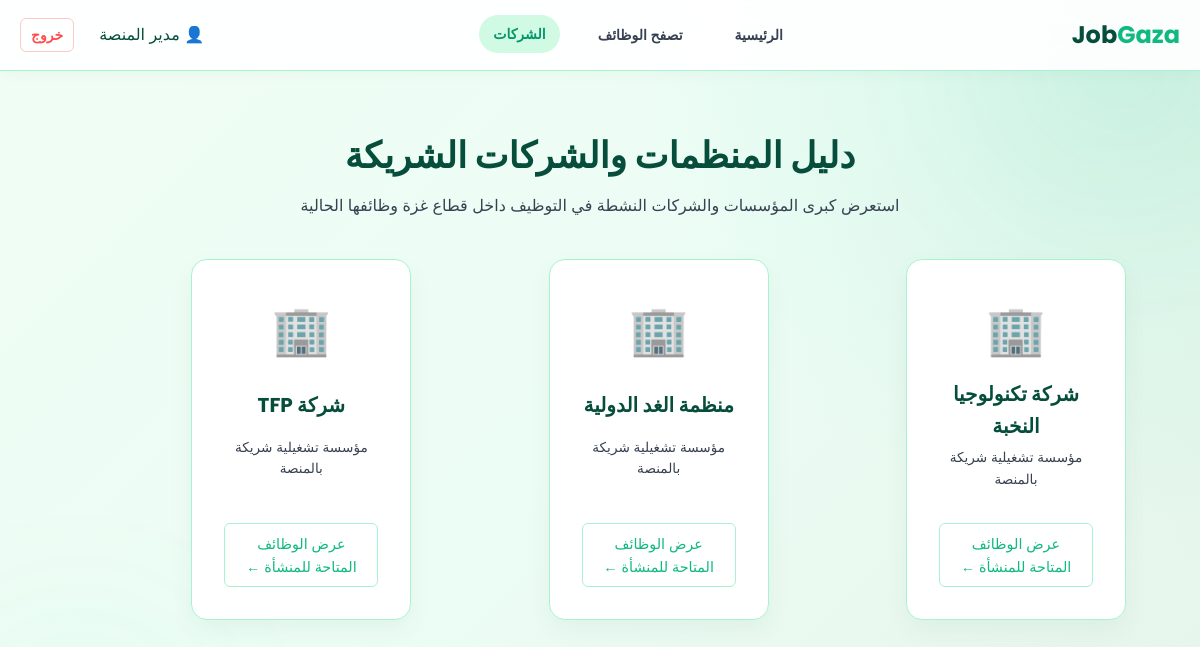
Page /companies (signed in) on the committed database.
### tables this page shows
CREATE TABLE users (
        id INTEGER PRIMARY KEY AUTOINCREMENT,
        name TEXT NOT NULL,
        email TEXT UNIQUE NOT NULL,
        password TEXT NOT NULL,
        role TEXT NOT NULL -- 'seeker', 'employer', 'admin'
    );

### app.py (the view)
@app.route('/companies')
def companies():
    conn = get_db_connection()
    companies_list = conn.execute("SELECT id, name FROM users WHERE role = 'employer'").fetchall()
    conn.close()
    return render_template('companies.html', companies=companies_list)

### app.py (called while the page is built)
def get_db_connection():
    conn = sqlite3.connect('database.db')
    conn.row_factory = sqlite3.Row
    conn.execute("PRAGMA foreign_keys = ON")
    return conn

### templates/companies.html (shortened to what this page needs)
<!DOCTYPE html>
<html lang="ar" dir="rtl">
<head>
    <link rel="stylesheet" href="{{ url_for('static', filename='style.css') }}?v=2">
</head>
<body>
    <header class="navbar">
        <div class="nav-container" style="display: flex; justify-content: space-between; align-items: center; width: 100%; max-width: 1200px; margin: 0 auto; padding: 0 20px;">
            <div class="logo">Job<span>Gaza</span></div>
            <nav class="nav-links">
                <a href="{{ url_for('index') }}" class="nav-link">الرئيسية</a>
                <a href="{{ url_for('jobs') }}" class="nav-link">تصفح الوظائف</a>
                <a href="{{ url_for('companies') }}" class="nav-link active">الشركات</a>
            </nav>
            <div class="nav-actions">
                {% if session.get('user_id') %}
                    <span style="color: var(--color-text-primary); margin-left: 10px;">👤 {{ session['user_name'] }}</span>
                    <a href="{{ url_for('logout') }}" class="btn-ghost" style="color: #ff4d4d; text-decoration: none; font-weight: bold; padding: 5px 10px; border: 1px solid rgba(255,77,77,0.3); border-radius: 6px;">خروج</a>
                {% else %}
                    <a href="{{ url_for('login') }}" class="btn-ghost">تسجيل دخول</a>
                    <a href="{{ url_for('register') }}" class="btn-pill">أنشئ حساب</a>
                {% endif %}
            </div>
        </div>
    </header>
    <main class="page-main">
        <div class="container">
            <h1 class="page-title">دليل المنظمات والشركات الشريكة</h1>
            <p class="page-subtitle">استعرض كبرى المؤسسات والشركات النشطة في التوظيف داخل قطاع غزة وظائفها الحالية</p>
            <div class="companies-grid" style="display: grid; grid-template-columns: repeat(auto-fill, minmax(280px, 1fr)); gap: 20px; width: 100%; margin-top: 30px;">
                {% if companies %}
                    {% for company in companies %}
                        <div class="company-card card" style="text-align: center; display: flex; flex-direction: column; justify-content: space-between; align-items: center;">
                            <div style="font-size: 3rem; margin-bottom: 10px;">🏢</div>
                            <h3 style="color: var(--color-text-primary); margin-bottom: 5px; font-size: 1.25rem;">{{ company['name'] }}</h3>
                            <p style="color: var(--color-text-secondary); font-size: 0.85rem; margin-bottom: 20px;">مؤسسة تشغيلية شريكة بالمنصة</p>
                            <a href="{{ url_for('jobs', company_id=company['id']) }}" class="company-link" style="color: var(--color-active); font-weight: 500; text-decoration: none; font-size: 0.9rem; padding: 8px 16px; border: 1px solid var(--color-border); border-radius: 6px; width: 100%; display: block; background: rgba(255,255,255,0.02);">عرض الوظائف المتاحة للمنشأة ←</a>
                        </div>
                    {% endfor %}
                {% else %}
                    <div style="grid-column: 1 / -1; text-align: center; padding: 40px; color: #888;">
                        <p>لا توجد شركات مسجلة حالياً في النظام.</p>
                    </div>
                {% endif %}
            </div>
        </div>
    </main>
</body>
</html>

### static/style.css (style rules this page uses)
:root { --color-bg: #f0fdf4; --color-bg-card: #ffffff; --color-primary: #10b981; --color-primary-dark: #059669; --color-secondary: #047857; --color-active: #10b981; --color-text-primary: #064e3b; --color-text-secondary: #374151; --color-border: #a7f3d0; --color-surface: rgba(255, 255, 255, 0.95); --base-spacing: 8px; --shadow-soft: 0 10px 25px rgba(6, 78, 59, 0.05); }
* { box-sizing: border-box; margin: 0; padding: 0; }
body { background: radial-gradient(circle at top right, rgba(16, 185, 129, 0.12), transparent 40%), linear-gradient(135deg, #f0fdf4 0%, #ecfdf5 50%, #e6f4ea 100%); color: var(--color-text-primary); font-family: 'Inter', sans-serif; min-height: 100.0vh; overflow-x: hidden; line-height: 1.6; scroll-behavior: smooth; position: relative; }
body::before, body::after { content: ''; position: fixed; inset: auto; border-radius: 50%; filter: blur(90px); pointer-events: none; opacity: 0.25; z-index: -1; }
body::before { width: 280px; height: 280px; background: rgba(16, 185, 129, 0.25); top: -80px; right: -60px; }
body::after { width: 240px; height: 240px; background: rgba(52, 211, 153, 0.2); bottom: -60px; left: -40px; }
* { transition: background-color 0.2s ease, border-color 0.2s ease, color 0.2s ease, box-shadow 0.2s ease; }
a { color: inherit; }
.navbar { border-bottom: 1.0px solid var(--color-border); padding: calc(var(--base-spacing) * 2) 0; position: sticky; top: 0; background-color: rgba(255, 255, 255, 0.92); backdrop-filter: blur(12.0px); box-shadow: 0 2px 15px rgba(6, 78, 59, 0.04); z-index: 100; }
.nav-container { max-width: 1200px; margin: 0 auto; display: flex; justify-content: space-between; align-items: center; padding: 0 calc(var(--base-spacing) * 3); }
.navbar .nav-container { display: flex; justify-content: space-between; align-items: center; width: 100%; padding: 0 20px; }
.navbar .nav-actions { display: flex; align-items: center; gap: 15px; min-width: max-content; white-space: nowrap; }
.logo { font-family: 'Poppins', sans-serif; font-size: 24px; font-weight: 700; color: var(--color-text-primary); }
.logo span { color: var(--color-primary); }
.nav-links { display: flex; gap: calc(var(--base-spacing) * 3); }
.nav-actions { display: flex; gap: calc(var(--base-spacing) * 1.5); align-items: center; }
.nav-link { color: var(--color-text-secondary); text-decoration: none; font-size: 14px; font-weight: 600; padding: 8px 14px; border-radius: 999px; transition: background-color 0.2s ease, color 0.2s ease, transform 0.2s ease; }
.nav-link:hover, .nav-link.active { color: var(--color-primary-dark); background: #d1fae5; transform: translateY(-1px); }
.btn-ghost { background: transparent; color: var(--color-text-primary); border: 1px solid var(--color-border); padding: 8px 16px; border-radius: 999px; font-size: 14px; font-weight: 600; cursor: pointer; transition: background 0.2s ease, border-color 0.2s ease, transform 0.2s ease; }
.card { background-color: var(--color-bg-card); border-radius: 16px; padding: calc(var(--base-spacing) * 3) calc(var(--base-spacing) * 5); min-width: 180px; flex: 1; max-width: 220px; text-align: center; border: 1px solid var(--color-border); box-shadow: var(--shadow-soft); transition: transform 0.3s ease, border-color 0.3s ease, box-shadow 0.3s ease; }
.card h3 { font-family: 'Poppins', sans-serif; font-size: 24px; font-weight: 700; color: var(--color-text-primary); margin-bottom: 4px; }
.card p { font-size: 14px; color: var(--color-text-secondary); }
.page-main { padding: 56px 0 80px; text-align: center; }
.container { max-width: 1100px; margin: 0 auto; padding: 0 calc(var(--base-spacing) * 3); }
.page-title { font-family: 'Poppins', sans-serif; font-size: clamp(1.8rem, 3vw, 2.5rem); font-weight: 700; color: var(--color-text-primary); margin-bottom: 8px; }
.page-subtitle { color: var(--color-text-secondary); font-size: 16px; max-width: 700px; margin: 0 auto calc(var(--base-spacing) * 5); }
.companies-grid { display: grid; grid-template-columns: repeat(auto-fill, minmax(280px, 1fr)); gap: calc(var(--base-spacing) * 3); }
.company-card { background: #ffffff; border: 1px solid var(--color-border); border-radius: 16px; padding: calc(var(--base-spacing) * 4) !important; text-align: center; box-shadow: var(--shadow-soft); }
.company-link { color: var(--color-primary-dark); text-decoration: none; font-size: 14px; font-weight: 600; margin-top: 12px; display: inline-block; }

### rows in the picture
users: name "شركة تكنولوجيا النخبة"
users: name "منظمة الغد الدولية"
users: name "شركة TFP"

### other values in the picture
{{ session['user_name'] }} "مدير المنصة"
